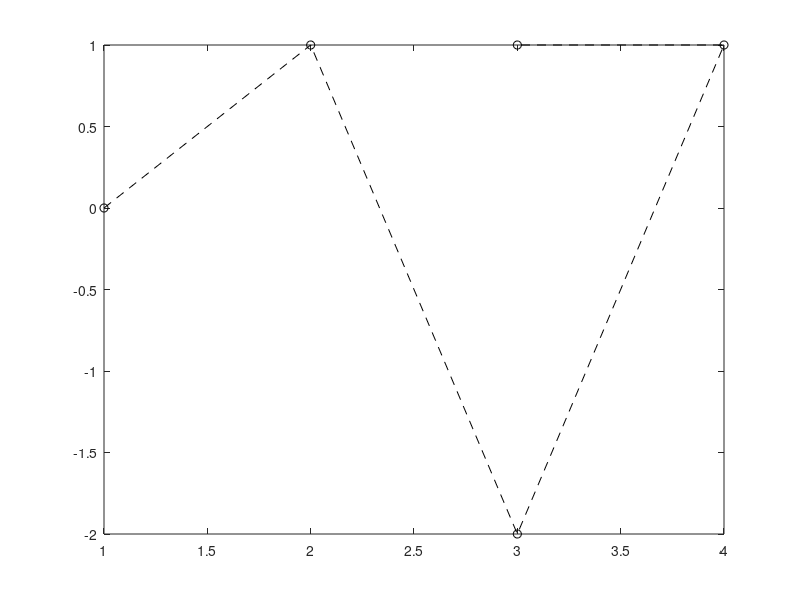

Write MATLAB code to recreate this figure.
%benzierove krivulje

bx= [1 2 3 4 3];
by= [0 1 -2 1 1];%komponenete kontrolnih točk

%narišemo kontrolni poligon
plot(bx,by,'ko--');